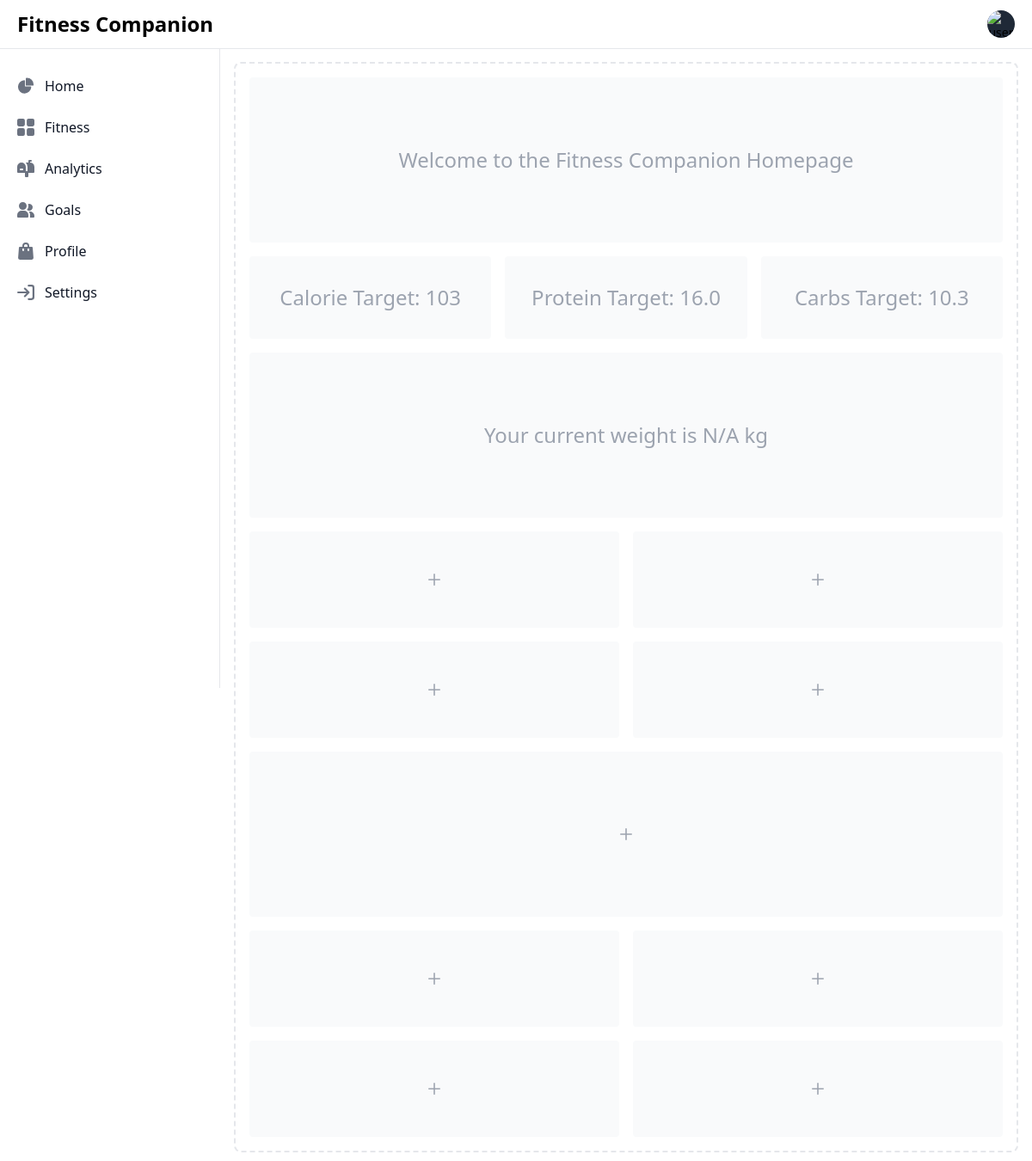
The app's page /accounts/ (signed in) with its own data.
### nutrition/models.py (models this page shows, shortened)
class NutritionGoal(models.Model):
    GOAL_TYPES = [
        ("weight_loss", "Weight Loss"),
        ("weight_gain", "Weight Gain"),
        ("muscle_gain", "Muscle Gain"),
        ("maintenance", "Weight Maintenance"),
        ("performance", "Athletic Performance"),
    ]
    ACTIVITY_LEVELS = [
        ("sedentary", "Sedentary"),
        ("light", "Light Activity"),
        ("moderate", "Moderate Activity"),
        ("very_active", "Very Active"),
        ("extra_active", "Extra Active"),
    ]
    user = models.OneToOneField(settings.AUTH_USER_MODEL, on_delete=models.CASCADE)
    goal_type = models.CharField(max_length=20, choices=GOAL_TYPES)
    activity_level = models.CharField(max_length=20, choices=ACTIVITY_LEVELS)
    daily_calorie_target = models.IntegerField()
    protein_target = models.FloatField(help_text="Grams of protein per day")
    carbohydrate_target = models.FloatField(help_text="Grams of carbohydrates per day")
    fat_target = models.FloatField(help_text="Grams of fat per day")
    height = models.FloatField(help_text="Height in centimeters")
    current_weight = models.FloatField(help_text="Current weight in kilograms")
    target_weight = models.FloatField(help_text="Target weight in kilograms")
    age = models.IntegerField()
    gender = models.CharField(
        max_length=10,
        choices=[("male", "Male"), ("female", "Female"), ("other", "Other")],
    )
    created_at = models.DateTimeField(auto_now_add=True)
    updated_at = models.DateTimeField(auto_now=True)

### accounts/views.py (the view)
# urls.py: path("", views.home, name="home"),
@login_required  # This ensures only authenticated users can access this view
def home(request):
    user = request.user
    try:
        profile = Profile.objects.get(user=user)
    except Profile.DoesNotExist:
        profile = None  # If profile doesn't exist, set it to None
    nutrition_goal = NutritionGoal.objects.get(user=request.user)
    latest_workout_exercise = WorkoutExercise.objects.filter(workout_log__user=user).order_by("-workout_log__date").first()
    context = {
        "user": user,
        "profile": profile,
        "nutrition_goal": nutrition_goal,
        "latest_workout_exercise": latest_workout_exercise,
        "fitness_goal": user.fitness_goal
        or "Not set",  # user.fitness_goal is from CustomUser
        "bmi": user.calculate_bmi()
        or "Not set",  # user.calculate_bmi() is from CustomUser
    }
    return render(request, "home.html", context)

### accounts/models.py (called while the page is built)
    def calculate_bmi(self):
        if not self.height or not self.weight:
            return None
        height_m = self.height / 100 if self.height > 3 else self.height
        return round(self.weight / (height_m ** 2), 2)

### templates/home.html (shortened to what this page needs)
{% load static %}
<!DOCTYPE html>
<html lang="en">
<head>
    <link rel="stylesheet" href="{% static 'css/output.css' %}" />
</head>
<body>
    <nav class="fixed top-0 z-50 w-full bg-white border-b border-gray-200 dark:bg-gray-800 dark:border-gray-700">
        <div class="px-3 py-3 lg:px-5 lg:pl-3">
            <div class="flex items-center justify-between">
                <div class="flex items-center justify-start rtl:justify-end">
                    <a href="/" class="flex ms-2 md:me-24">
                        <span
                            class="self-center text-xl font-semibold sm:text-2xl whitespace-nowrap dark:text-white">Fitness Companion</span>
                    </a>
                </div>
                <div class="flex items-center">
                    <div class="flex items-center ms-3">
                        <div>
                            <button type="button"
                                class="flex text-sm bg-gray-800 rounded-full focus:ring-4 focus:ring-gray-300 dark:focus:ring-gray-600"
                                aria-expanded="false" data-dropdown-toggle="dropdown-user">
                                <img class="w-8 h-8 rounded-full"
                                    src="https://avatar.iran.liara.run/public/87"
                                    alt="user photo">
                            </button>
                        </div>
                    </div>
                </div>
            </div>
        </div>
    </nav>
    <aside id="logo-sidebar"
        class="fixed top-0 left-0 z-40 w-64 h-screen pt-20 transition-transform -translate-x-full bg-white border-r border-gray-200 sm:translate-x-0 dark:bg-gray-800 dark:border-gray-700"
        aria-label="Sidebar">
        <div class="h-full px-3 pb-4 overflow-y-auto bg-white dark:bg-gray-800">
            <ul class="space-y-2 font-medium">
                <li>
                    <a href="#"
                        class="flex items-center p-2 text-gray-900 rounded-lg dark:text-white hover:bg-gray-100 dark:hover:bg-gray-700 group">
                        <span class="ms-3">Home</span>
                    </a>
                </li>
                <li>
                    <a href="#"
                        class="flex items-center p-2 text-gray-900 rounded-lg dark:text-white hover:bg-gray-100 dark:hover:bg-gray-700 group">
                        <span class="flex-1 ms-3 whitespace-nowrap">Fitness</span>
                    </a>
                </li>
                <li>
                    <a href="#"
                        class="flex items-center p-2 text-gray-900 rounded-lg dark:text-white hover:bg-gray-100 dark:hover:bg-gray-700 group">
                        <span class="flex-1 ms-3 whitespace-nowrap">Analytics</span>
                    </a>
                </li>
                <li>
                    <a href="#"
                        class="flex items-center p-2 text-gray-900 rounded-lg dark:text-white hover:bg-gray-100 dark:hover:bg-gray-700 group">
                        <span class="flex-1 ms-3 whitespace-nowrap">Goals</span>
                    </a>
                </li>
                <li>
                    <a href="#"
                        class="flex items-center p-2 text-gray-900 rounded-lg dark:text-white hover:bg-gray-100 dark:hover:bg-gray-700 group">
                        <span class="flex-1 ms-3 whitespace-nowrap">Profile</span>
                    </a>
                </li>
                <li>
                    <a href="#"
                        class="flex items-center p-2 text-gray-900 rounded-lg dark:text-white hover:bg-gray-100 dark:hover:bg-gray-700 group">
                        <span class="flex-1 ms-3 whitespace-nowrap">Settings</span>
                    </a>
                </li>
            </ul>
        </div>
    </aside>
    <div class="p-4 sm:ml-64">
        {% if user %}
        <div class="p-4 border-2 border-gray-200 border-dashed rounded-lg dark:border-gray-700 mt-14">
            <div class="flex items-center justify-center h-48 mb-4 rounded bg-gray-50 dark:bg-gray-800">
                <p class="text-2xl text-gray-400 dark:text-gray-100">
                    Welcome to the Fitness Companion Homepage
                </p>
            </div>
            <div class="grid grid-cols-3 gap-4 mb-4">
                <div class="flex items-center justify-center h-24 rounded bg-gray-50 dark:bg-gray-800">
                    <p class="text-2xl text-gray-400 dark:text-gray-100">
                        Calorie Target: {{ nutrition_goal.daily_calorie_target }}
                    </p>
                </div>
                <div class="flex items-center justify-center h-24 rounded bg-gray-50 dark:bg-gray-800">
                    <p class="text-2xl text-gray-400 dark:text-gray-100">
                        Protein Target: {{ nutrition_goal.protein_target }}
                    </p>
                </div>
                <div class="flex items-center justify-center h-24 rounded bg-gray-50 dark:bg-gray-800">
                    <p class="text-2xl text-gray-400 dark:text-gray-100">
                        Carbs Target: {{ nutrition_goal.carbohydrate_target }}
                    </p>
                </div>
            </div>
            <div class="flex items-center justify-center h-48 mb-4 rounded bg-gray-50 dark:bg-gray-800">
                <p class="text-2xl text-gray-400 dark:text-gray-100">
                    Your current weight is {{ latest_workout_exercise.weight|default:"N/A" }} kg
                </p>
            </div>
            <div class="grid grid-cols-2 gap-4 mb-4">
                <div class="flex items-center justify-center rounded bg-gray-50 h-28 dark:bg-gray-800">
                    <p class="text-2xl text-gray-400 dark:text-gray-500">
                        <svg class="w-3.5 h-3.5" aria-hidden="true" xmlns="http://www.w3.org/2000/svg" fill="none"
                            viewBox="0 0 18 18">
                            <path stroke="currentColor" stroke-linecap="round" stroke-linejoin="round" stroke-width="2"
                                d="M9 1v16M1 9h16" />
                        </svg>
                    </p>
                </div>
                <div class="flex items-center justify-center rounded bg-gray-50 h-28 dark:bg-gray-800">
                    <p class="text-2xl text-gray-400 dark:text-gray-500">
                        <svg class="w-3.5 h-3.5" aria-hidden="true" xmlns="http://www.w3.org/2000/svg" fill="none"
                            viewBox="0 0 18 18">
                            <path stroke="currentColor" stroke-linecap="round" stroke-linejoin="round" stroke-width="2"
                                d="M9 1v16M1 9h16" />
                        </svg>
                    </p>
                </div>
                <div class="flex items-center justify-center rounded bg-gray-50 h-28 dark:bg-gray-800">
                    <p class="text-2xl text-gray-400 dark:text-gray-500">
                        <svg class="w-3.5 h-3.5" aria-hidden="true" xmlns="http://www.w3.org/2000/svg" fill="none"
                            viewBox="0 0 18 18">
                            <path stroke="currentColor" stroke-linecap="round" stroke-linejoin="round" stroke-width="2"
                                d="M9 1v16M1 9h16" />
                        </svg>
                    </p>
                </div>
                <div class="flex items-center justify-center rounded bg-gray-50 h-28 dark:bg-gray-800">
                    <p class="text-2xl text-gray-400 dark:text-gray-500">
                        <svg class="w-3.5 h-3.5" aria-hidden="true" xmlns="http://www.w3.org/2000/svg" fill="none"
                            viewBox="0 0 18 18">
                            <path stroke="currentColor" stroke-linecap="round" stroke-linejoin="round" stroke-width="2"
                                d="M9 1v16M1 9h16" />
                        </svg>
                    </p>
                </div>
            </div>
            <div class="flex items-center justify-center h-48 mb-4 rounded bg-gray-50 dark:bg-gray-800">
                <p class="text-2xl text-gray-400 dark:text-gray-500">
                    <svg class="w-3.5 h-3.5" aria-hidden="true" xmlns="http://www.w3.org/2000/svg" fill="none"
                        viewBox="0 0 18 18">
                        <path stroke="currentColor" stroke-linecap="round" stroke-linejoin="round" stroke-width="2"
                            d="M9 1v16M1 9h16" />
                    </svg>
                </p>
            </div>
            <div class="grid grid-cols-2 gap-4">
                <div class="flex items-center justify-center rounded bg-gray-50 h-28 dark:bg-gray-800">
                    <p class="text-2xl text-gray-400 dark:text-gray-500">
                        <svg class="w-3.5 h-3.5" aria-hidden="true" xmlns="http://www.w3.org/2000/svg" fill="none"
                            viewBox="0 0 18 18">
                            <path stroke="currentColor" stroke-linecap="round" stroke-linejoin="round" stroke-width="2"
                                d="M9 1v16M1 9h16" />
                        </svg>
                    </p>
                </div>
                <div class="flex items-center justify-center rounded bg-gray-50 h-28 dark:bg-gray-800">
                    <p class="text-2xl text-gray-400 dark:text-gray-500">
                        <svg class="w-3.5 h-3.5" aria-hidden="true" xmlns="http://www.w3.org/2000/svg" fill="none"
                            viewBox="0 0 18 18">
                            <path stroke="currentColor" stroke-linecap="round" stroke-linejoin="round" stroke-width="2"
                                d="M9 1v16M1 9h16" />
                        </svg>
                    </p>
                </div>
                <div class="flex items-center justify-center rounded bg-gray-50 h-28 dark:bg-gray-800">
                    <p class="text-2xl text-gray-400 dark:text-gray-500">
                        <svg class="w-3.5 h-3.5" aria-hidden="true" xmlns="http://www.w3.org/2000/svg" fill="none"
                            viewBox="0 0 18 18">
                            <path stroke="currentColor" stroke-linecap="round" stroke-linejoin="round" stroke-width="2"
                                d="M9 1v16M1 9h16" />
                        </svg>
                    </p>
                </div>
                <div class="flex items-center justify-center rounded bg-gray-50 h-28 dark:bg-gray-800">
                    <p class="text-2xl text-gray-400 dark:text-gray-500">
                        <svg class="w-3.5 h-3.5" aria-hidden="true" xmlns="http://www.w3.org/2000/svg" fill="none"
                            viewBox="0 0 18 18">
                            <path stroke="currentColor" stroke-linecap="round" stroke-linejoin="round" stroke-width="2"
                                d="M9 1v16M1 9h16" />
                        </svg>
                    </p>
                </div>
            </div>
        </div>
        {% else %}
        <div class="p-4 border-2 border-gray-200 border-dashed rounded-lg  bg-gray-50 border-gray-700 mt-14">
            No fitness data available
            </div>
        {% endif %}
    </div>
</body>
</html>

### records on screen
NutritionGoal: daily_calorie_target "103", protein_target "16.0", carbohydrate_target "10.3"

### other values on screen
{{ latest_workout_exercise.weight|default:"N/A" }} "N/A"
